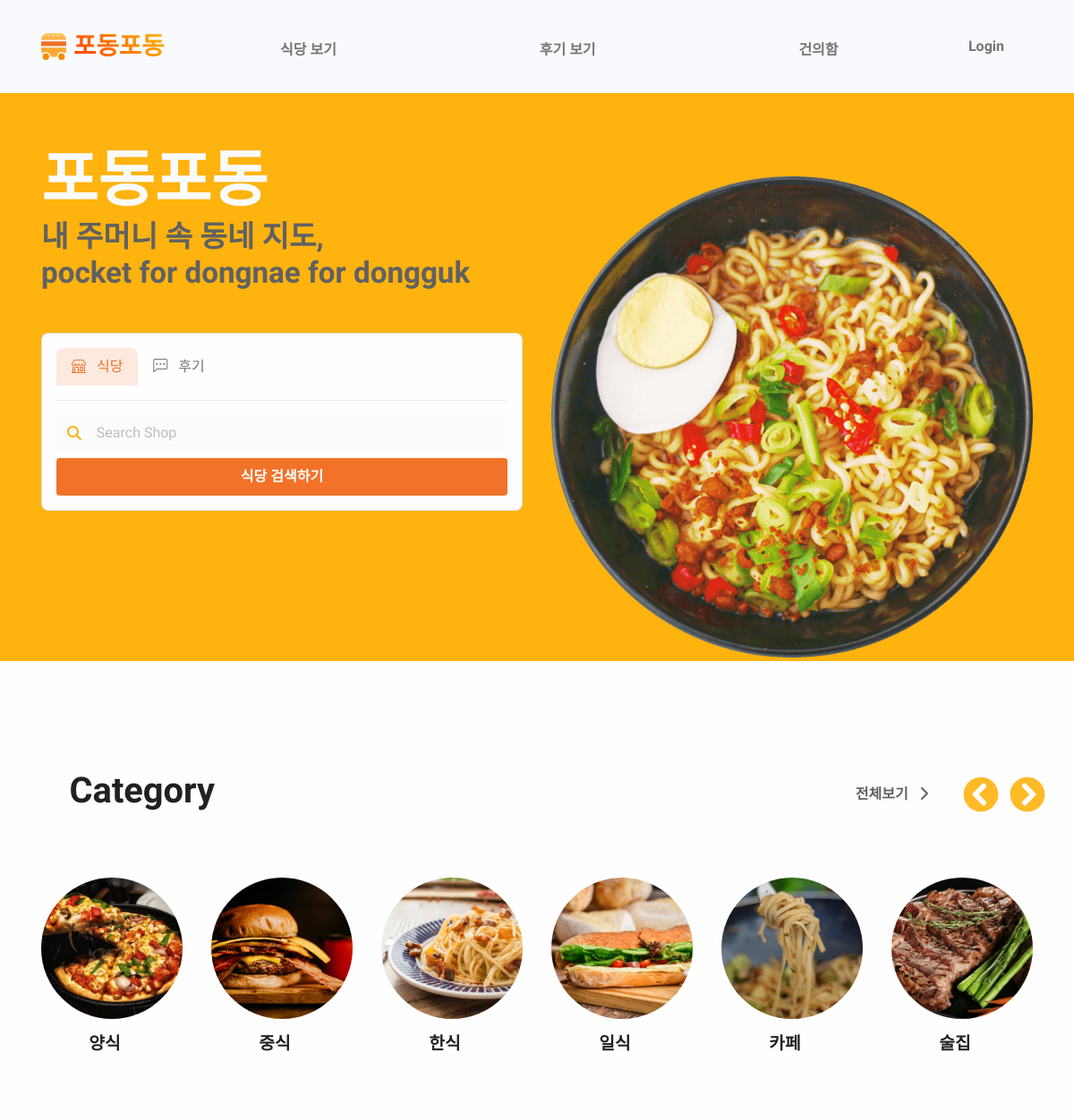
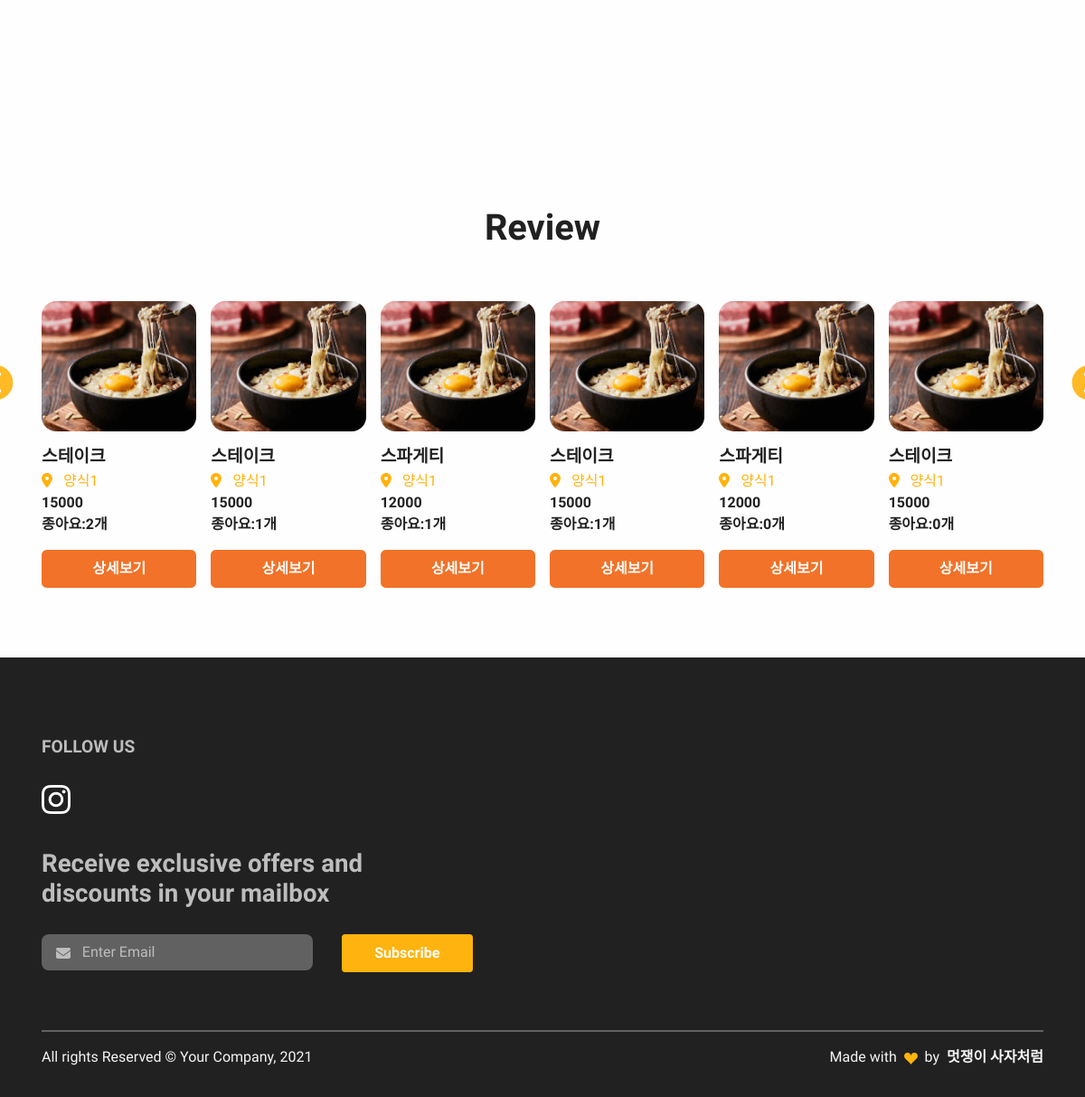
The page / on the database its author committed (2 pictures, top to bottom).
### restaurant/models.py (models this page shows, shortened)
class Comment(models.Model):
    id = models.AutoField(primary_key=True)
    restaurant = models.ForeignKey(Restaurant, on_delete=models.CASCADE)
    menu = models.ForeignKey(FoodMenu, on_delete=models.CASCADE)
    content = models.TextField()
    thumbnail = models.ImageField(upload_to='comment/', blank=True)
    created_at = models.DateTimeField(auto_now_add=True)
    like_users = models.ManyToManyField(settings.AUTH_USER_MODEL, blank=True, related_name="like_comments")
    hate_users = models.ManyToManyField(settings.AUTH_USER_MODEL, blank=True, related_name="hate_comments")
    user = models.ForeignKey(settings.AUTH_USER_MODEL, on_delete=models.CASCADE, null=True)

class FoodMenu(models.Model):
    id = models.AutoField(primary_key=True)
    restaurant = models.ForeignKey(Restaurant, on_delete=models.CASCADE)
    name = models.CharField(max_length=20)
    price = models.CharField(max_length=20)
    thumbnail = models.ImageField(upload_to='images/', blank=True)

class Restaurant(models.Model):
    id = models.AutoField(primary_key=True)
    category = models.ForeignKey(Category, on_delete=models.CASCADE)
    name = models.CharField(max_length=30)
    location = models.CharField(max_length=100)
    phone_number = models.CharField(max_length=15)
    business_open_hour = models.CharField(max_length=30)
    business_close_hour = models.CharField(max_length=30)
    thumbnail = models.ImageField(upload_to='images/', blank=True)
    follow_users = models.ManyToManyField(settings.AUTH_USER_MODEL, blank=True, related_name="follow_restaurants")

### podongpodong/views.py (the view)
# urls.py: path('', views.main, name="main"),
def main(request):
  review = Comment.objects.all()
  id_arr = []
  if len(review) < 6:
    review = review.annotate(like_count = Count('like_users')).order_by("-like_count", "-created_at")
  else:
    review = review.annotate(like_count = Count('like_users')).order_by("-like_count", "-created_at")
    for i in range(6):
      id_arr.append(review[i].id)
    review = review.filter(id__in=id_arr)
  return render(request, 'mainPage.html',{'review':review})

### podongpodong/templates/mainPage.html (shortened to what this page needs)
{% extends "base.html" %} {% load static %} {% block content %}
<main class="main" id="top">
  <section class="py-5 overflow-hidden bg-primary" id="home">
    <div class="container">
      <div class="row flex-center">
        <div class="col-md-5 col-lg-6 order-0 order-md-1 mt-8 mt-md-0">
          <a class="img-landing-banner" href="#!">
            <img
              class="img-fluid"
              src="{% static 'img/gallery/hero-header.png' %}"
              alt="hero-header"
            />
          </a>
        </div>
        <div class="col-md-7 col-lg-6 py-8 text-md-start text-center">
          <h1 class="display-1 fs-md-5 fs-lg-6 fs-xl-8 text-light">
            포동포동
          </h1>
          <h1 class="text-800 mb-5 fs-4">
            내 주머니 속 동네 지도,
            <br />
            pocket for dongnae for dongguk
          </h1>
          <div class="card w-xxl-75">
            <div class="card-body">
              <nav>
                <div class="nav nav-tabs" id="nav-tab" role="tablist">
                  <button
                    class="nav-link active mb-3"
                    id="nav-home-tab"
                    data-bs-toggle="tab"
                    data-bs-target="#nav-home"
                    type="button"
                    role="tab"
                    aria-controls="nav-home"
                    aria-selected="true"
                  >
                  <i class="bi bi-shop"></i>
                    &nbsp; 식당
                  </button>
                  <button
                    class="nav-link mb-3"
                    id="nav-profile-tab"
                    data-bs-toggle="tab"
                    data-bs-target="#nav-profile"
                    type="button"
                    role="tab"
                    aria-controls="nav-profile"
                    aria-selected="false"
                  >
                  <i class="bi bi-chat-left-dots"></i>
                    &nbsp; 후기
                  </button>
                </div>
              </nav>
              <div class="tab-content mt-3" id="nav-tabContent">
                <div
                  class="tab-pane fade show active"
                  id="nav-home"
                  role="tabpanel"
                  aria-labelledby="nav-home-tab"
                >
                  <form action="{% url 'restaurant:search_resturant' %}" method="GET" class="row gx-2 gy-2 align-items-center">
                    <div class="input-group-icon pe-2">
                      <i class="fas fa-search input-box-icon text-primary"></i>
                      <input
                        class="form-control border-0 input-box bg-100"
                        placeholder="Search Shop"
                        aria-label="Search"
                        id="search_key"
                        name="search_key"
                        value="{{ search_key }}"
                      />
                    </div>
                    <div class="d-grid gap-3 col-lg-12 col-sm-12">
                      <button class="btn btn-danger" type="submit">
                        식당 검색하기
                      </button>
                    </div>
                  </form>
                </div>
              </div>
            </div>
          </div>
        </div>
      </div>
    </div>
  </section>
  <section class="py-8 overflow-hidden">
    <div class="container">
      <div class="row flex-center mb-6">
        <div class="col-lg-7">
          <h5 class="fw-bold fs-3 fs-lg-5 lh-sm text-center text-lg-start">
            Category
          </h5>
        </div>
        <div class="col-lg-4 text-lg-end text-center">
          <a class="btn btn-lg text-800 me-2" href="#" role="button">
            전체보기
            <i class="fas fa-chevron-right ms-2"></i>
          </a>
        </div>
        <div class="col-lg-auto position-relative">
          <button
            class="carousel-control-prev s-icon-prev carousel-icon"
            type="button"
            data-bs-target="#carouselSearchByFood"
            data-bs-slide="prev"
          >
            <span
              class="carousel-control-prev-icon hover-top-shadow"
              aria-hidden="true"
            ></span>
          </button>
          <button
            class="carousel-control-next s-icon-next carousel-icon"
            type="button"
            data-bs-target="#carouselSearchByFood"
            data-bs-slide="next"
          >
            <span
              class="carousel-control-next-icon hover-top-shadow"
              aria-hidden="true"
            ></span>
          </button>
        </div>
      </div>
      <div class="row flex-center">
        <div class="col-12">
          <div
            class="carousel slide"
            id="carouselSearchByFood"
            data-bs-touch="false"
            data-bs-interval="false"
          >
            <div class="carousel-inner">
              <div class="carousel-item active" data-bs-interval="10000">
                <div class="row h-100 align-items-center">
                  <div class="col-sm-6 col-md-4 col-xl mb-5 h-100">
                    <div class="card card-span h-100 rounded-circle">
                      <img
                        class="img-fluid rounded-circle h-100"
                        src="{% static 'img/gallery/search-pizza.png' %}"
                        alt="..."
                      />
                      <div class="card-body ps-0">
                        <h5
                          class="text-center fw-bold text-1000 text-truncate mb-2"
                        >
                          양식
                        </h5>
                      </div>
                    </div>
                  </div>
                  <div class="col-sm-6 col-md-4 col-xl mb-5 h-100">
                    <div class="card card-span h-100 rounded-circle">
                      <img
                        class="img-fluid rounded-circle h-100"
                        src="{% static 'img/gallery/burger.png' %}"
                        alt="..."
                      />
                      <div class="card-body ps-0">
                        <h5
                          class="text-center fw-bold text-1000 text-truncate mb-2"
                        >
                          중식
                        </h5>
                      </div>
                    </div>
                  </div>
                  <div class="col-sm-6 col-md-4 col-xl mb-5 h-100">
                    <div class="card card-span h-100 rounded-circle">
                      <img
                        class="img-fluid rounded-circle h-100"
                        src="{% static 'img/gallery/noodles.png' %}"
                        alt="..."
                      />
                      <div class="card-body ps-0">
                        <h5
                          class="text-center fw-bold text-1000 text-truncate mb-2"
                        >
                          한식
                        </h5>
                      </div>
                    </div>
                  </div>
                  <div class="col-sm-6 col-md-4 col-xl mb-5 h-100">
                    <div class="card card-span h-100 rounded-circle">
                      <img
                        class="img-fluid rounded-circle h-100"
                        src="{% static 'img/gallery/sub-sandwich.png' %}"
                        alt="..."
                      />
                      <div class="card-body ps-0">
                        <h5
                          class="text-center fw-bold text-1000 text-truncate mb-2"
                        >
                          일식
                        </h5>
                      </div>
                    </div>
                  </div>
                  <div class="col-sm-6 col-md-4 col-xl mb-5 h-100">
                    <div class="card card-span h-100 rounded-circle">
                      <img
                        class="img-fluid rounded-circle h-100"
                        src="{% static 'img/gallery/chowmein.png' %}"
                        alt="..."
                      />
                      <div class="card-body ps-0">
                        <h5
                          class="text-center fw-bold text-1000 text-truncate mb-2"
                        >
                          카페
                        </h5>
                      </div>
                    </div>
                  </div>
                  <div class="col-sm-6 col-md-4 col-xl mb-5 h-100">
                    <div class="card card-span h-100 rounded-circle">
                      <img
                        class="img-fluid rounded-circle h-100"
                        src="{% static 'img/gallery/steak.png' %}"
                        alt="..."
                      />
                      <div class="card-body ps-0">
                        <h5
                          class="text-center fw-bold text-1000 text-truncate mb-2"
                        >
                          술집
                        </h5>
                      </div>
                    </div>
                  </div>
                </div>
              </div>
            </div>
          </div>
        </div>
      </div>
    </div>
  </section>
  <section class="py-4 overflow-hidden">
    <div class="container">
      <div class="row h-100">
        <div class="col-lg-7 mx-auto text-center mt-7 mb-5">
          <h5 class="fw-bold fs-3 fs-lg-5 lh-sm">Review</h5>
        </div>
        <div class="col-12">
          <div
            class="carousel slide"
            id="carouselPopularItems"
            data-bs-touch="false"
            data-bs-interval="false"
          >
            <div class="carousel-inner">
              <div class="carousel-item active" data-bs-interval="10000">
                <div class="row gx-3 h-100 align-items-center">
                  {% for review in review %}
                  <div class="col-sm-6 col-md-4 col-xl mb-5 h-100">
                    <div class="card card-span h-100 rounded-3">
                      <img
                        class="img-fluid rounded-3 h-100"
                        src="{% static 'img/gallery/food-world.png' %}"
                        alt="..."
                        width="350"
                        height="223"
                      >
                      <div class="card-body ps-0">
                        <h5 class="fw-bold text-1000 text-truncate mb-1">
                          {{review.menu.name}}
                        </h5>
                        <div>
                          <span class="text-warning me-2">
                            <i class="fas fa-map-marker-alt"></i>
                          </span>
                          <span class="text-primary">{{review.restaurant.name}}</span>
                        </div>
                        <span class="text-1000 fw-bold">{{review.menu.price}}</span><br>
                        <span class="text-1000 fw-bold">종아요:{{review.like_users.count}}개</span>
                      </div>
                    </div>
                    <div class="d-grid gap-2">
                      <a class="btn btn-lg btn-danger" href="{% url 'restaurant:restaurant_detail' review.restaurant.id %}" role="button">
                        상세보기
                      </a>
                    </div>
                  </div>
                  {% endfor %}
                  </div>
                </div>
              </div>
            </div>
            <button
              class="carousel-control-prev carousel-icon"
              type="button"
              data-bs-target="#carouselPopularItems"
              data-bs-slide="prev"
            >
              <span
                class="carousel-control-prev-icon hover-top-shadow"
                aria-hidden="true"
              ></span>
            </button>
            <button
              class="carousel-control-next carousel-icon"
              type="button"
              data-bs-target="#carouselPopularItems"
              data-bs-slide="next"
            >
              <span
                class="carousel-control-next-icon hover-top-shadow"
                aria-hidden="true"
              ></span>
            </button>
          </div>
        </div>
      </div>
  </section>
</main>
{% endblock %}

### rows shown on the page
Comment: menu.name "스테이크", restaurant.name "양식1", menu.price "15000", like_users.count "2"
Comment: menu.name "스테이크", restaurant.name "양식1", menu.price "15000", like_users.count "1"
Comment: menu.name "스파게티", restaurant.name "양식1", menu.price "12000", like_users.count "1"
Comment: menu.name "스테이크", restaurant.name "양식1", menu.price "15000", like_users.count "1"
Comment: menu.name "스파게티", restaurant.name "양식1", menu.price "12000", like_users.count "0"
Comment: menu.name "스테이크", restaurant.name "양식1", menu.price "15000", like_users.count "0"
